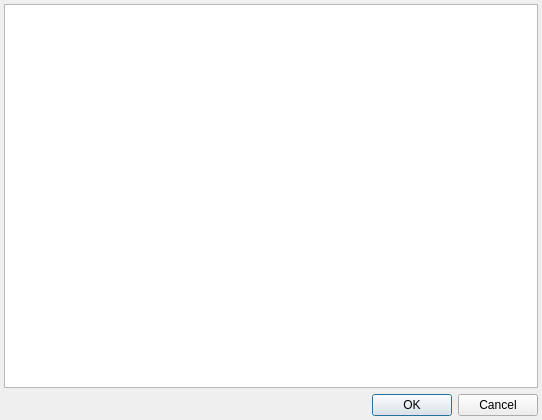
<?xml version="1.0" encoding="UTF-8"?>
<ui version="4.0">
 <class>EventAddChronicDiseasesDialog</class>
 <widget class="QDialog" name="EventAddChronicDiseasesDialog">
  <property name="geometry">
   <rect>
    <x>0</x>
    <y>0</y>
    <width>542</width>
    <height>420</height>
   </rect>
  </property>
  <property name="windowTitle">
   <string>Выберите хронические диагнозы</string>
  </property>
  <layout class="QVBoxLayout" name="verticalLayout">
   <property name="margin">
    <number>4</number>
   </property>
   <item>
    <widget class="CInDocTableView" name="tblChronicalDiagnoses"/>
   </item>
   <item>
    <widget class="QDialogButtonBox" name="buttonBox">
     <property name="standardButtons">
      <set>QDialogButtonBox::Cancel|QDialogButtonBox::Ok</set>
     </property>
    </widget>
   </item>
  </layout>
 </widget>
 <customwidgets>
  <customwidget>
   <class>CInDocTableView</class>
   <extends>QTableView</extends>
   <header>library/InDocTable.h</header>
  </customwidget>
 </customwidgets>
 <resources/>
 <connections>
  <connection>
   <sender>buttonBox</sender>
   <signal>accepted()</signal>
   <receiver>EventAddChronicDiseasesDialog</receiver>
   <slot>accept()</slot>
   <hints>
    <hint type="sourcelabel">
     <x>437</x>
     <y>395</y>
    </hint>
    <hint type="destinationlabel">
     <x>270</x>
     <y>209</y>
    </hint>
   </hints>
  </connection>
  <connection>
   <sender>buttonBox</sender>
   <signal>rejected()</signal>
   <receiver>EventAddChronicDiseasesDialog</receiver>
   <slot>reject()</slot>
   <hints>
    <hint type="sourcelabel">
     <x>437</x>
     <y>395</y>
    </hint>
    <hint type="destinationlabel">
     <x>270</x>
     <y>209</y>
    </hint>
   </hints>
  </connection>
 </connections>
</ui>
